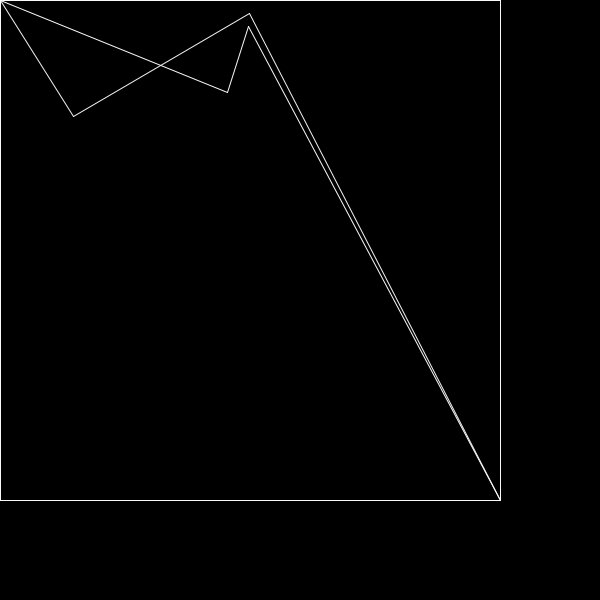
Frame 1 (no input)
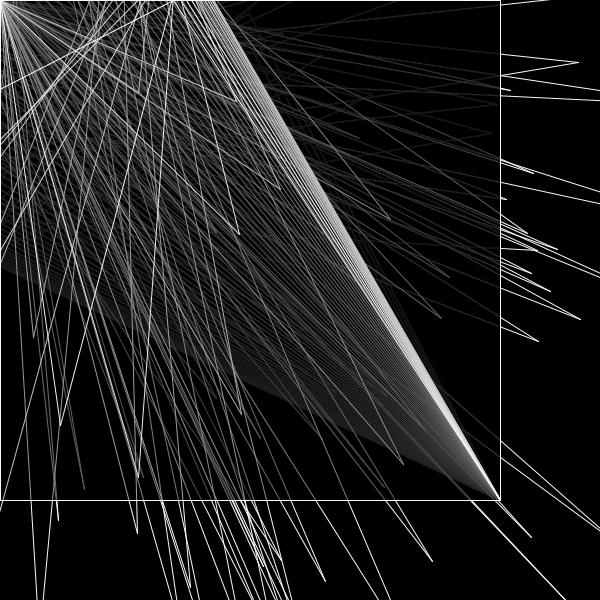
Frame 60 (the mouse pressed at the canvas centre just before this capture)
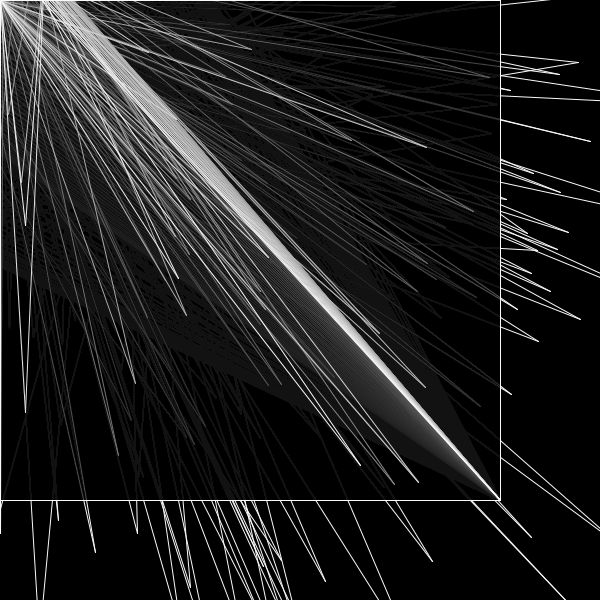
Frame 120 (the mouse held since frame 60 and released just before this capture)

The Processing sketch that drew these frames (run headless with seeded random() and noise(); from frame 60 on, the mouse is pressed at the canvas centre):

// Processing sketch: processing_1526
// ── processing_1526.pde

float rados = 0;float vitesse = 3/(180.0/PI);float inverse=180/(180.0/PI) ;
float radius = 0;

void setup(){
size(600, 600 );
stroke(250);
background(0); 
frameRate(40);
smooth();
}

void dessine(){
  radius+=0.01;
  float rad=cos(radius); rad =10+(1+rad)*120;  
  rados+=vitesse;
  rect(0,0,500,500);
  float x1 = random (0)+cos(rados)*rad;
  float y1 = random (0)+sin(rados)*rad; 
  float x2 = random (500)+cos(rados+inverse)*rad;
  float y2 = random (500)+sin(rados+inverse)*rad;  
   line(x1,y1,x2,y2); 
   line(0,0,x2,y2);
   line(500,500,x1,y1);
  }

void draw(){ 
   fill(0,7);
  for(int a=0;a<2;a++){
    dessine();
    }
}
